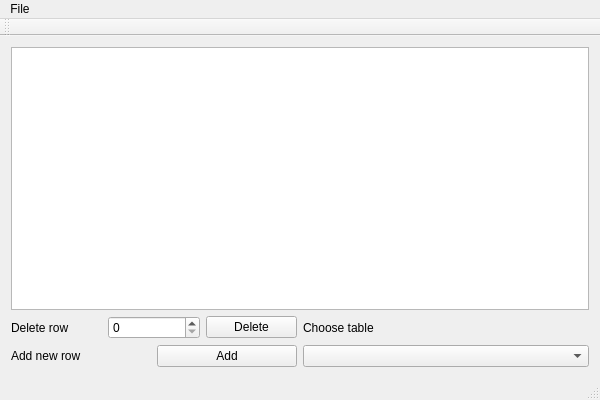
<?xml version="1.0" encoding="UTF-8"?>
<ui version="4.0">
 <class>editDatabaseClass</class>
 <widget class="QMainWindow" name="editDatabaseClass">
  <property name="geometry">
   <rect>
    <x>0</x>
    <y>0</y>
    <width>600</width>
    <height>400</height>
   </rect>
  </property>
  <property name="windowTitle">
   <string>editDatabase</string>
  </property>
  <widget class="QWidget" name="centralWidget">
   <layout class="QGridLayout" name="gridLayout">
    <item row="0" column="0" colspan="2">
     <widget class="QTableWidget" name="tableWidget">
      <property name="sizePolicy">
       <sizepolicy hsizetype="Expanding" vsizetype="Expanding">
        <horstretch>0</horstretch>
        <verstretch>0</verstretch>
       </sizepolicy>
      </property>
      <property name="sizeAdjustPolicy">
       <enum>QAbstractScrollArea::AdjustToContents</enum>
      </property>
     </widget>
    </item>
    <item row="1" column="0" colspan="2">
     <layout class="QHBoxLayout" name="horizontalLayout_4">
      <item>
       <layout class="QVBoxLayout" name="verticalLayout">
        <item>
         <layout class="QHBoxLayout" name="horizontalLayout">
          <item>
           <widget class="QLabel" name="labelDeleteRow">
            <property name="text">
             <string>Delete row</string>
            </property>
           </widget>
          </item>
          <item>
           <widget class="QSpinBox" name="spinBoxRow"/>
          </item>
          <item>
           <widget class="QPushButton" name="deletePushButton">
            <property name="text">
             <string>Delete</string>
            </property>
           </widget>
          </item>
         </layout>
        </item>
        <item>
         <layout class="QHBoxLayout" name="horizontalLayout_2">
          <item>
           <widget class="QLabel" name="labelDeleteRow_2">
            <property name="text">
             <string>Add new row</string>
            </property>
           </widget>
          </item>
          <item>
           <widget class="QPushButton" name="addPushButton">
            <property name="text">
             <string>Add</string>
            </property>
           </widget>
          </item>
         </layout>
        </item>
       </layout>
      </item>
      <item>
       <layout class="QVBoxLayout" name="verticalLayout_2">
        <item>
         <widget class="QLabel" name="labelDeleteRow_3">
          <property name="text">
           <string>Choose table</string>
          </property>
         </widget>
        </item>
        <item>
         <layout class="QHBoxLayout" name="horizontalLayout_3">
          <item>
           <widget class="QComboBox" name="comboBoxTable">
            <property name="currentIndex">
             <number>-1</number>
            </property>
            <item>
             <property name="text">
              <string>Rooms</string>
             </property>
            </item>
            <item>
             <property name="text">
              <string>Guests</string>
             </property>
            </item>
            <item>
             <property name="text">
              <string>Companies</string>
             </property>
            </item>
            <item>
             <property name="text">
              <string>Employee</string>
             </property>
            </item>
           </widget>
          </item>
         </layout>
        </item>
       </layout>
      </item>
     </layout>
    </item>
   </layout>
  </widget>
  <widget class="QMenuBar" name="menuBar">
   <property name="geometry">
    <rect>
     <x>0</x>
     <y>0</y>
     <width>600</width>
     <height>22</height>
    </rect>
   </property>
   <widget class="QMenu" name="menuFile">
    <property name="title">
     <string>File</string>
    </property>
    <addaction name="actionSave"/>
   </widget>
   <addaction name="menuFile"/>
  </widget>
  <widget class="QToolBar" name="mainToolBar">
   <attribute name="toolBarArea">
    <enum>TopToolBarArea</enum>
   </attribute>
   <attribute name="toolBarBreak">
    <bool>false</bool>
   </attribute>
  </widget>
  <widget class="QStatusBar" name="statusBar"/>
  <action name="actionSave">
   <property name="text">
    <string>Save</string>
   </property>
  </action>
 </widget>
 <layoutdefault spacing="6" margin="11"/>
 <resources/>
 <connections/>
</ui>
